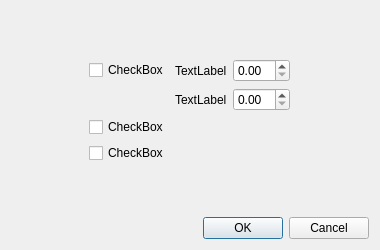
<?xml version="1.0" encoding="UTF-8"?>
<ui version="4.0">
 <class>DetectionDialog</class>
 <widget class="QDialog" name="DetectionDialog">
  <property name="geometry">
   <rect>
    <x>0</x>
    <y>0</y>
    <width>380</width>
    <height>250</height>
   </rect>
  </property>
  <property name="sizePolicy">
   <sizepolicy hsizetype="Fixed" vsizetype="Fixed">
    <horstretch>0</horstretch>
    <verstretch>0</verstretch>
   </sizepolicy>
  </property>
  <property name="baseSize">
   <size>
    <width>0</width>
    <height>0</height>
   </size>
  </property>
  <property name="windowTitle">
   <string notr="true">Detection Parameters</string>
  </property>
  <layout class="QVBoxLayout" name="verticalLayout">
   <item>
    <widget class="QWidget" name="widget" native="true">
     <layout class="QGridLayout" name="gridLayout_2">
      <item row="0" column="0">
       <layout class="QGridLayout" name="gridLayout" columnstretch="0,0,0,0">
        <property name="sizeConstraint">
         <enum>QLayout::SetDefaultConstraint</enum>
        </property>
        <item row="3" column="0">
         <widget class="QCheckBox" name="checkBox_3D">
          <property name="sizePolicy">
           <sizepolicy hsizetype="Maximum" vsizetype="Fixed">
            <horstretch>0</horstretch>
            <verstretch>0</verstretch>
           </sizepolicy>
          </property>
          <property name="text">
           <string>CheckBox</string>
          </property>
         </widget>
        </item>
        <item row="1" column="2">
         <widget class="QDoubleSpinBox" name="doubleSpinBox_2">
          <property name="sizePolicy">
           <sizepolicy hsizetype="Maximum" vsizetype="Fixed">
            <horstretch>0</horstretch>
            <verstretch>0</verstretch>
           </sizepolicy>
          </property>
         </widget>
        </item>
        <item row="0" column="0">
         <widget class="QCheckBox" name="checkBox_Denoise">
          <property name="sizePolicy">
           <sizepolicy hsizetype="Maximum" vsizetype="Fixed">
            <horstretch>0</horstretch>
            <verstretch>0</verstretch>
           </sizepolicy>
          </property>
          <property name="text">
           <string>CheckBox</string>
          </property>
         </widget>
        </item>
        <item row="2" column="0">
         <widget class="QCheckBox" name="checkBox_Colour">
          <property name="sizePolicy">
           <sizepolicy hsizetype="Maximum" vsizetype="Fixed">
            <horstretch>0</horstretch>
            <verstretch>0</verstretch>
           </sizepolicy>
          </property>
          <property name="text">
           <string>CheckBox</string>
          </property>
         </widget>
        </item>
        <item row="0" column="2">
         <widget class="QDoubleSpinBox" name="doubleSpinBox">
          <property name="sizePolicy">
           <sizepolicy hsizetype="Maximum" vsizetype="Fixed">
            <horstretch>0</horstretch>
            <verstretch>0</verstretch>
           </sizepolicy>
          </property>
         </widget>
        </item>
        <item row="0" column="1">
         <widget class="QLabel" name="label">
          <property name="sizePolicy">
           <sizepolicy hsizetype="Maximum" vsizetype="Preferred">
            <horstretch>0</horstretch>
            <verstretch>0</verstretch>
           </sizepolicy>
          </property>
          <property name="text">
           <string>TextLabel</string>
          </property>
         </widget>
        </item>
        <item row="1" column="1">
         <widget class="QLabel" name="label_2">
          <property name="sizePolicy">
           <sizepolicy hsizetype="Maximum" vsizetype="Preferred">
            <horstretch>0</horstretch>
            <verstretch>0</verstretch>
           </sizepolicy>
          </property>
          <property name="text">
           <string>TextLabel</string>
          </property>
         </widget>
        </item>
       </layout>
      </item>
     </layout>
    </widget>
   </item>
   <item>
    <widget class="QDialogButtonBox" name="buttonBox">
     <property name="orientation">
      <enum>Qt::Horizontal</enum>
     </property>
     <property name="standardButtons">
      <set>QDialogButtonBox::Cancel|QDialogButtonBox::Ok</set>
     </property>
    </widget>
   </item>
  </layout>
 </widget>
 <resources/>
 <connections>
  <connection>
   <sender>buttonBox</sender>
   <signal>accepted()</signal>
   <receiver>DetectionDialog</receiver>
   <slot>accept()</slot>
   <hints>
    <hint type="sourcelabel">
     <x>248</x>
     <y>254</y>
    </hint>
    <hint type="destinationlabel">
     <x>157</x>
     <y>274</y>
    </hint>
   </hints>
  </connection>
  <connection>
   <sender>buttonBox</sender>
   <signal>rejected()</signal>
   <receiver>DetectionDialog</receiver>
   <slot>reject()</slot>
   <hints>
    <hint type="sourcelabel">
     <x>316</x>
     <y>260</y>
    </hint>
    <hint type="destinationlabel">
     <x>286</x>
     <y>274</y>
    </hint>
   </hints>
  </connection>
 </connections>
</ui>
